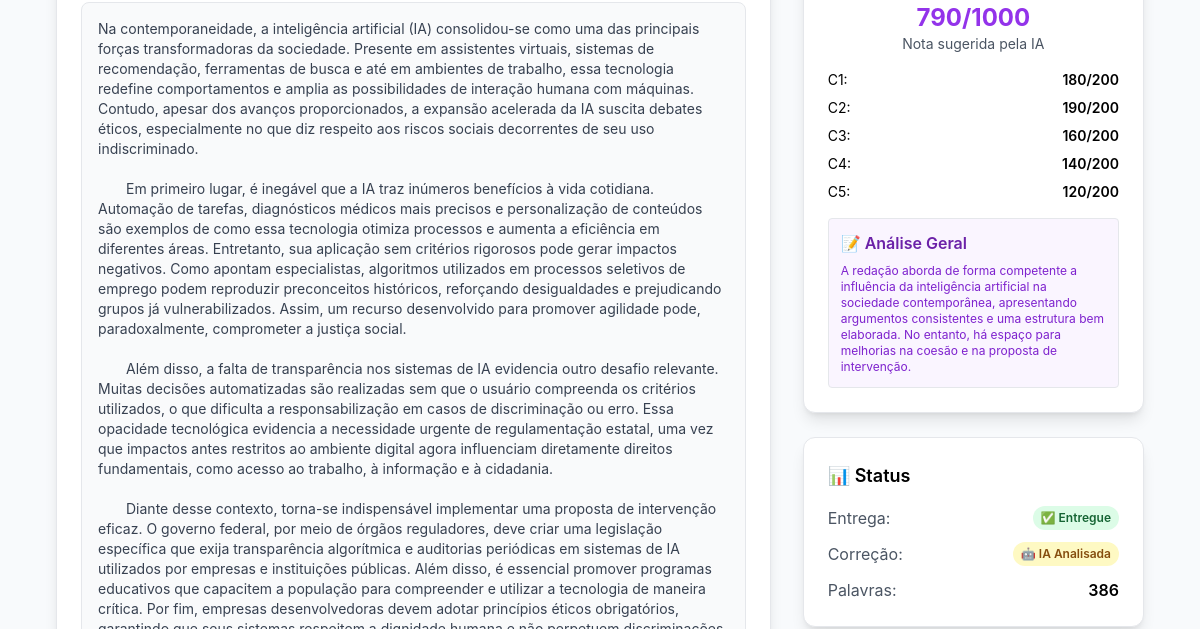
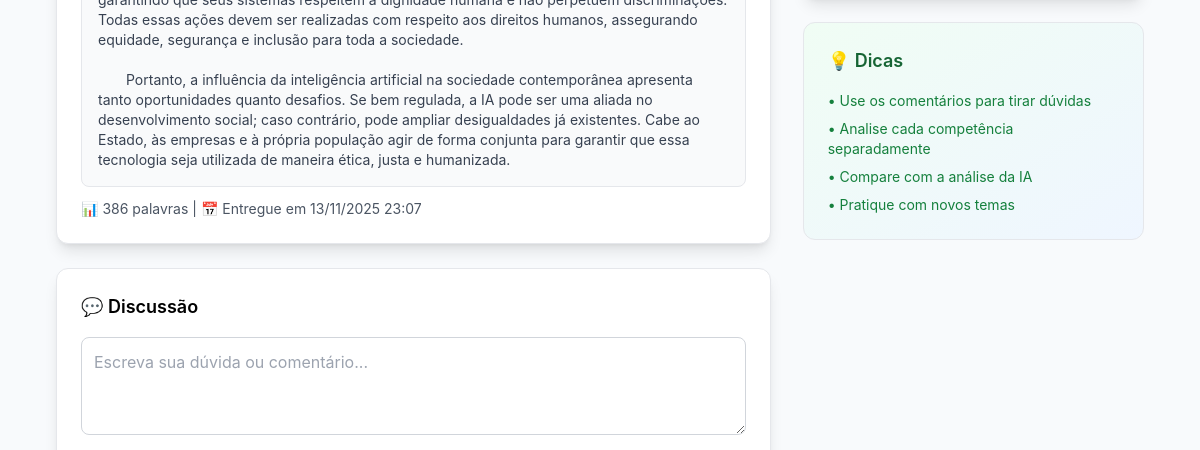
/redacoes/feedback/4/ (signed in, middle part), run on an earlier commit of the app's database (2 pictures, top to bottom).
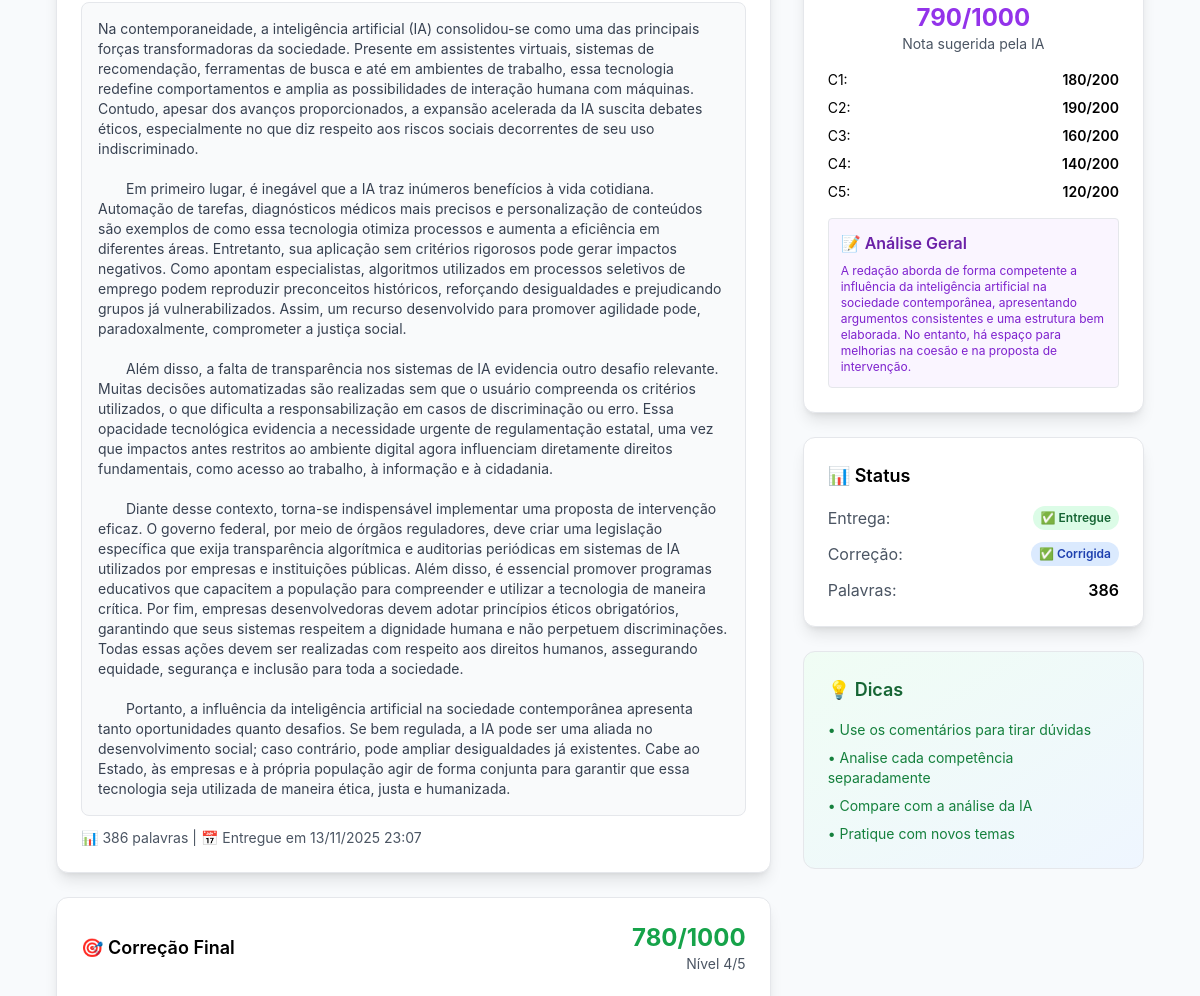
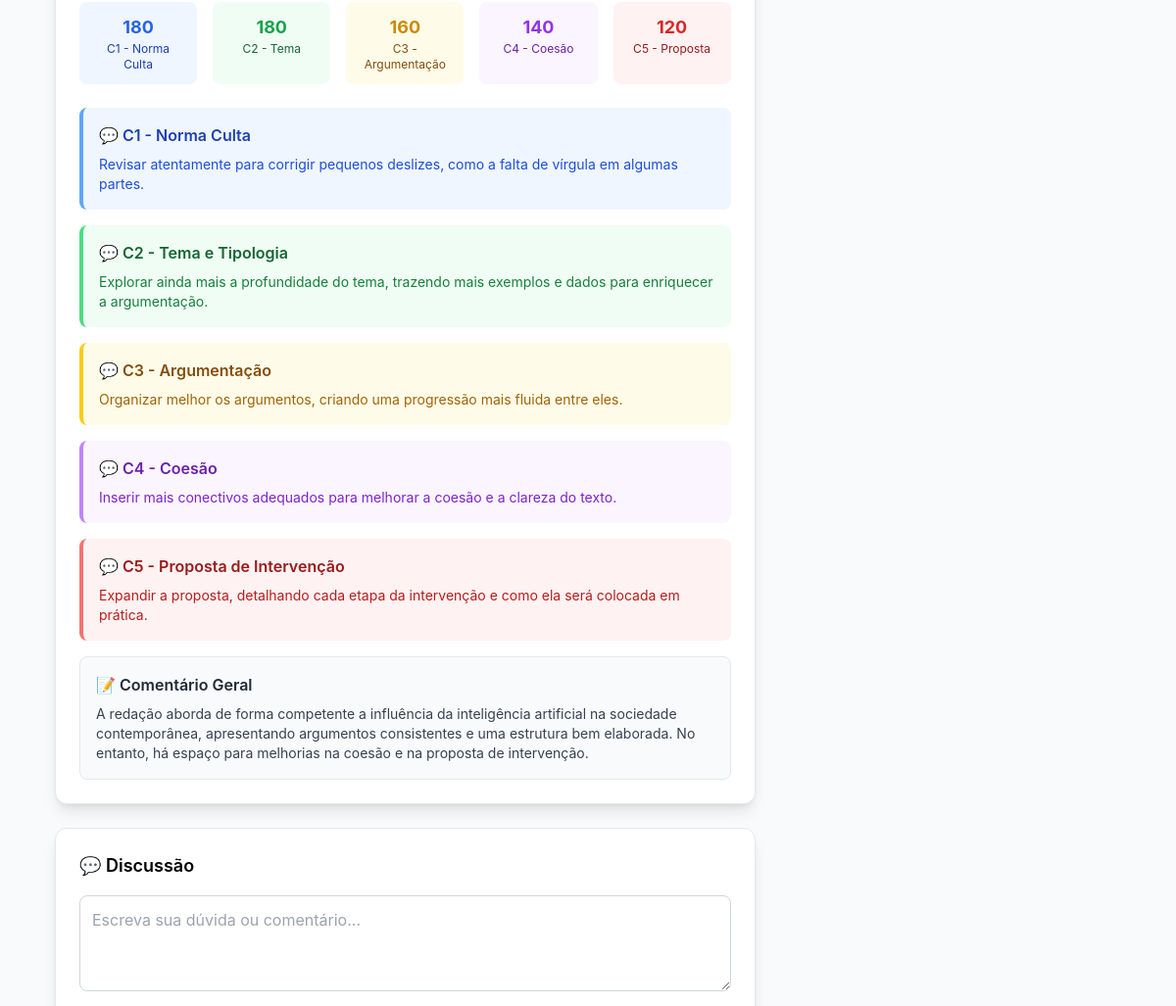
And on a later commit of the database (2 pictures, top to bottom).
### tarefas/models_redacao.py (models this page shows, shortened)
class RedacaoEntrega(models.Model):
    tema = models.ForeignKey(RedacaoTema, on_delete=models.CASCADE, related_name='entregas')
    aluno = models.ForeignKey(User, on_delete=models.CASCADE,
                              limit_choices_to={'is_superuser': False},
                              related_name='redacoes_entregues')
    texto = models.TextField(verbose_name='Texto da Redação')
    data_entrega = models.DateTimeField(default=timezone.now)
    STATUS_CHOICES = [
        ('pendente', 'Aguardando Correção'),
        ('ia_analisada', 'Analisada pela IA'),
        ('corrigida', 'Corrigida pelo Professor'),
    ]
    status = models.CharField(max_length=20, choices=STATUS_CHOICES, default='pendente')
    palavras_count = models.IntegerField(default=0)
    class Meta:
        verbose_name = 'Entrega de Redação'
        verbose_name_plural = 'Entregas de Redação'
        unique_together = ('tema', 'aluno')
        ordering = ['-data_entrega']

class RedacaoAnaliseIA(models.Model):
    entrega = models.OneToOneField(RedacaoEntrega, on_delete=models.CASCADE, related_name='analise_ia')
    sugestao_c1 = models.TextField(blank=True)
    sugestao_c2 = models.TextField(blank=True)
    sugestao_c3 = models.TextField(blank=True)
    sugestao_c4 = models.TextField(blank=True)
    sugestao_c5 = models.TextField(blank=True)
    nota_ia_c1 = models.IntegerField(validators=[MinValueValidator(0), MaxValueValidator(200)])
    nota_ia_c2 = models.IntegerField(validators=[MinValueValidator(0), MaxValueValidator(200)])
    nota_ia_c3 = models.IntegerField(validators=[MinValueValidator(0), MaxValueValidator(200)])
    nota_ia_c4 = models.IntegerField(validators=[MinValueValidator(0), MaxValueValidator(200)])
    nota_ia_c5 = models.IntegerField(validators=[MinValueValidator(0), MaxValueValidator(200)])
    analise_geral = models.TextField(blank=True)
    data_analise = models.DateTimeField(default=timezone.now)
    class Meta:
        verbose_name = 'Análise IA'
        verbose_name_plural = 'Análises IA'
    @property
    def nota_total_ia(self):
        return (self.nota_ia_c1 + self.nota_ia_c2 + self.nota_ia_c3 +
                self.nota_ia_c4 + self.nota_ia_c5)

class RedacaoCorrecao(models.Model):
    entrega = models.OneToOneField(RedacaoEntrega, on_delete=models.CASCADE, related_name='correcao')
    competencia_1 = models.IntegerField(
        validators=[MinValueValidator(0), MaxValueValidator(200)],
        verbose_name='C1 - Norma Culta',
        help_text='Domínio da modalidade escrita formal'
    )
    competencia_2 = models.IntegerField(
        validators=[MinValueValidator(0), MaxValueValidator(200)],
        verbose_name='C2 - Tema/Tipologia',
        help_text='Compreender a proposta e aplicar conceitos'
    )
    competencia_3 = models.IntegerField(
        validators=[MinValueValidator(0), MaxValueValidator(200)],
        verbose_name='C3 - Argumentação',
        help_text='Selecionar e organizar informações'
    )
    competencia_4 = models.IntegerField(
        validators=[MinValueValidator(0), MaxValueValidator(200)],
        verbose_name='C4 - Coesão',
        help_text='Conhecimento dos mecanismos linguísticos'
    )
    competencia_5 = models.IntegerField(
        validators=[MinValueValidator(0), MaxValueValidator(200)],
        verbose_name='C5 - Proposta',
        help_text='Elaborar proposta de intervenção'
    )
    comentario_c1 = models.TextField(blank=True, verbose_name='Comentário C1')
    comentario_c2 = models.TextField(blank=True, verbose_name='Comentário C2')
    comentario_c3 = models.TextField(blank=True, verbose_name='Comentário C3')
    comentario_c4 = models.TextField(blank=True, verbose_name='Comentário C4')
    comentario_c5 = models.TextField(blank=True, verbose_name='Comentário C5')
    comentario_geral = models.TextField(blank=True, verbose_name='Comentário Geral')
    corrigida_por_ia = models.BooleanField(default=False)
    data_correcao = models.DateTimeField(default=timezone.now)
    professor = models.ForeignKey(User, on_delete=models.CASCADE,
                                  limit_choices_to={'is_superuser': True},
                                  related_name='correcoes_feitas')
    class Meta:
        verbose_name = 'Correção de Redação'
        verbose_name_plural = 'Correções de Redação'
    @property
    def nota_total(self):
        return (self.competencia_1 + self.competencia_2 + self.competencia_3 +
                self.competencia_4 + self.competencia_5)
    @property
    def nivel_geral(self):
        nota = self.nota_total
        if nota >= 900: return 5
        elif nota >= 700: return 4
        elif nota >= 500: return 3
        elif nota >= 300: return 2
        elif nota >= 100: return 1
        else: return 0

### tarefas/views_redacao.py (the view, shortened to what this page needs)
# urls.py: path('redacoes/feedback/<int:entrega_id>/', ver_feedback_redacao, name='ver_feedback_redacao'),
@login_required
def ver_feedback_redacao(request, entrega_id):
    if request.user.is_superuser:
        entrega = get_object_or_404(RedacaoEntrega, id=entrega_id, tema__professor=request.user)
    else:
        entrega = get_object_or_404(RedacaoEntrega, id=entrega_id, aluno=request.user)
    comentarios = entrega.comentarios.filter(resposta_para=None).order_by('data_comentario')
    return render(request, 'redacao/feedback.html', {
        'entrega': entrega,
        'comentarios': comentarios
    })

### templates/redacao/feedback.html (shortened to what the changed rows need)
{% extends 'base.html' %}
{% block content %}
<div class="max-w-6xl mx-auto px-4 sm:px-6 lg:px-8 py-8">
    <div class="grid grid-cols-1 lg:grid-cols-3 gap-8">
        <div class="lg:col-span-2 space-y-6">
            <div class="bg-white p-6 rounded-xl shadow-lg border">
                <div class="bg-gray-50 p-4 rounded-lg border">
                    <div class="text-sm text-gray-700 whitespace-pre-line">{{ entrega.texto }}</div>
                </div>
                <div class="mt-3 text-sm text-gray-600">
                    📊 {{ entrega.palavras_count }} palavras | 📅 Entregue em {{ entrega.data_entrega|date:"d/m/Y H:i" }}
                </div>
            </div>
            {% if entrega.correcao %}
            <div class="bg-white p-6 rounded-xl shadow-lg border">
                <div class="flex justify-between items-center mb-6">
                    <h3 class="text-lg font-semibold">🎯 Correção Final</h3>
                    <div class="text-right">
                        <div class="text-2xl font-bold text-green-600">{{ entrega.correcao.nota_total }}/1000</div>
                        <div class="text-sm text-gray-600">Nível {{ entrega.correcao.nivel_geral }}/5</div>
                    </div>
                </div>
                <div class="grid grid-cols-1 md:grid-cols-5 gap-4 mb-6">
                    <div class="text-center p-3 bg-blue-50 rounded-lg">
                        <div class="text-lg font-bold text-blue-600">{{ entrega.correcao.competencia_1 }}</div>
                        <div class="text-xs text-blue-800">C1 - Norma Culta</div>
                    </div>
                    <div class="text-center p-3 bg-green-50 rounded-lg">
                        <div class="text-lg font-bold text-green-600">{{ entrega.correcao.competencia_2 }}</div>
                        <div class="text-xs text-green-800">C2 - Tema</div>
                    </div>
                    <div class="text-center p-3 bg-yellow-50 rounded-lg">
                        <div class="text-lg font-bold text-yellow-600">{{ entrega.correcao.competencia_3 }}</div>
                        <div class="text-xs text-yellow-800">C3 - Argumentação</div>
                    </div>
                    <div class="text-center p-3 bg-purple-50 rounded-lg">
                        <div class="text-lg font-bold text-purple-600">{{ entrega.correcao.competencia_4 }}</div>
                        <div class="text-xs text-purple-800">C4 - Coesão</div>
                    </div>
                    <div class="text-center p-3 bg-red-50 rounded-lg">
                        <div class="text-lg font-bold text-red-600">{{ entrega.correcao.competencia_5 }}</div>
                        <div class="text-xs text-red-800">C5 - Proposta</div>
                    </div>
                </div>
                {% if entrega.correcao.comentario_c1 %}
                <div class="mb-4 p-4 bg-blue-50 rounded-lg border-l-4 border-blue-400">
                    <h4 class="font-semibold text-blue-800 mb-2">💬 C1 - Norma Culta</h4>
                    <p class="text-blue-700 text-sm">{{ entrega.correcao.comentario_c1 }}</p>
                </div>
                {% endif %}
                {% if entrega.correcao.comentario_c2 %}
                <div class="mb-4 p-4 bg-green-50 rounded-lg border-l-4 border-green-400">
                    <h4 class="font-semibold text-green-800 mb-2">💬 C2 - Tema e Tipologia</h4>
                    <p class="text-green-700 text-sm">{{ entrega.correcao.comentario_c2 }}</p>
                </div>
                {% endif %}
                {% if entrega.correcao.comentario_c3 %}
                <div class="mb-4 p-4 bg-yellow-50 rounded-lg border-l-4 border-yellow-400">
                    <h4 class="font-semibold text-yellow-800 mb-2">💬 C3 - Argumentação</h4>
                    <p class="text-yellow-700 text-sm">{{ entrega.correcao.comentario_c3 }}</p>
                </div>
                {% endif %}
                {% if entrega.correcao.comentario_c4 %}
                <div class="mb-4 p-4 bg-purple-50 rounded-lg border-l-4 border-purple-400">
                    <h4 class="font-semibold text-purple-800 mb-2">💬 C4 - Coesão</h4>
                    <p class="text-purple-700 text-sm">{{ entrega.correcao.comentario_c4 }}</p>
                </div>
                {% endif %}
                {% if entrega.correcao.comentario_c5 %}
                <div class="mb-4 p-4 bg-red-50 rounded-lg border-l-4 border-red-400">
                    <h4 class="font-semibold text-red-800 mb-2">💬 C5 - Proposta de Intervenção</h4>
                    <p class="text-red-700 text-sm">{{ entrega.correcao.comentario_c5 }}</p>
                </div>
                {% endif %}
                {% if entrega.correcao.comentario_geral %}
                <div class="p-4 bg-gray-50 rounded-lg border">
                    <h4 class="font-semibold text-gray-800 mb-2">📝 Comentário Geral</h4>
                    <p class="text-gray-700 text-sm">{{ entrega.correcao.comentario_geral }}</p>
                </div>
                {% endif %}
            </div>
            {% endif %}
        </div>
        <div class="lg:col-span-1 space-y-6">
            {% if entrega.analise_ia %}
            <div class="bg-white p-6 rounded-xl shadow-lg border">
                <div class="text-center mb-4">
                    <div class="text-2xl font-bold text-purple-600">{{ entrega.analise_ia.nota_total_ia }}/1000</div>
                    <div class="text-sm text-gray-600">Nota sugerida pela IA</div>
                </div>
                <div class="space-y-2 text-sm">
                    <div class="flex justify-between">
                        <span>C1:</span>
                        <span class="font-semibold">{{ entrega.analise_ia.nota_ia_c1 }}/200</span>
                    </div>
                    <div class="flex justify-between">
                        <span>C2:</span>
                        <span class="font-semibold">{{ entrega.analise_ia.nota_ia_c2 }}/200</span>
                    </div>
                    <div class="flex justify-between">
                        <span>C3:</span>
                        <span class="font-semibold">{{ entrega.analise_ia.nota_ia_c3 }}/200</span>
                    </div>
                    <div class="flex justify-between">
                        <span>C4:</span>
                        <span class="font-semibold">{{ entrega.analise_ia.nota_ia_c4 }}/200</span>
                    </div>
                    <div class="flex justify-between">
                        <span>C5:</span>
                        <span class="font-semibold">{{ entrega.analise_ia.nota_ia_c5 }}/200</span>
                    </div>
                </div>
                {% if entrega.analise_ia.analise_geral %}
                <div class="mt-4 p-3 bg-purple-50 rounded border">
                    <h4 class="font-semibold text-purple-800 mb-2">📝 Análise Geral</h4>
                    <p class="text-purple-700 text-xs">{{ entrega.analise_ia.analise_geral }}</p>
                </div>
                {% endif %}
            </div>
            {% endif %}
            <div class="bg-white p-6 rounded-xl shadow-lg border">
                <div class="space-y-3">
                    <div class="flex justify-between">
                        <span class="text-gray-600">Correção:</span>
                        {% if entrega.status == 'corrigida' %}
                            <span class="px-2 py-1 bg-blue-100 text-blue-800 rounded-full text-xs font-semibold">✅ Corrigida</span>
                        {% elif entrega.status == 'ia_analisada' %}
                            <span class="px-2 py-1 bg-yellow-100 text-yellow-800 rounded-full text-xs font-semibold">🤖 IA Analisada</span>
                        {% else %}
                            <span class="px-2 py-1 bg-gray-100 text-gray-800 rounded-full text-xs font-semibold">⏳ Pendente</span>
                        {% endif %}
                    </div>
                    <div class="flex justify-between">
                        <span class="text-gray-600">Palavras:</span>
                        <span class="font-semibold">{{ entrega.palavras_count }}</span>
                    </div>
                </div>
            </div>
        </div>
    </div>
</div>
{% endblock %}

What changed in the data, as far as the page shows it:
changed RedacaoEntrega: correcao.nota_total (not shown) → "780"; correcao.nivel_geral (not shown) → "4"; correcao.competencia_1 (not shown) → "180"; correcao.competencia_2 (not shown) → "180"; correcao.competencia_3 (not shown) → "160"; correcao.competencia_4 (not shown) → "140"; correcao.competencia_5 (not shown) → "120"; correcao.comentario_c1 (not shown) → "Revisar atentamente para corrigir pequenos deslizes, como a falta de vírgula em algumas partes."; correcao.comentario_c2 (not shown) → "Explorar ainda mais a profundidade do tema, trazendo mais exemplos e dados para enriquecer a argumentação."; correcao.comentario_c3 (not shown) → "Organizar melhor os argumentos, criando uma progressão mais fluida entre eles."; correcao.comentario_c4 (not shown) → "Inserir mais conectivos adequados para melhorar a coesão e a clareza do texto."; correcao.comentario_c5 (not shown) → "Expandir a proposta, detalhando cada etapa da intervenção e como ela será colocada em prática."; correcao.comentario_geral (not shown) → "A redação aborda de forma competente a influência da inteligência artificial na sociedade contemporânea, apresentando argumentos consistentes e uma estrutura bem elaborada. No entanto, há espaço para melhorias na coesão e na proposta de intervenção."; status "ia_analisada" → "corrigida" (drawn)
Also different on the page:
text no longer shown: "🤖 IA Analisada"
text now shown: "🎯 Correção Final /1000 Nível /5 C1 - Norma Culta C2 - Tema C3 - Argumentação C4 - Coesão C5 - Proposta 💬 C1 - Norma Culta 💬 C2 - Tema e Tipologia 💬 C3 - Argumentação 💬 C4 - Coesão 💬 C5 - Proposta de Intervenção 📝 Comentário Geral ✅ Corrigida"
